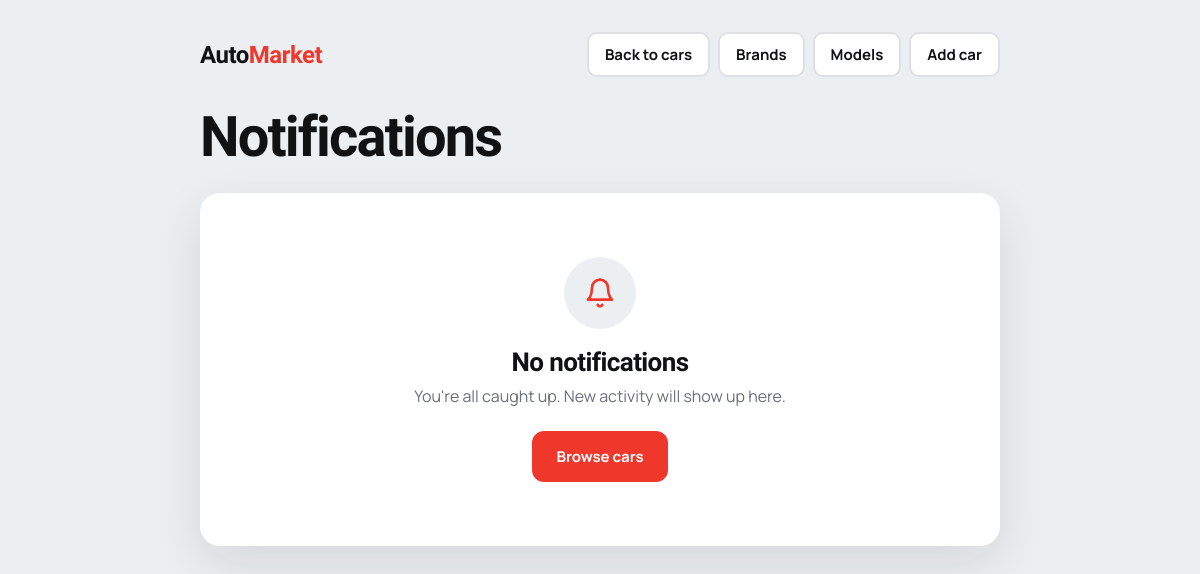
The page /notifications/ (signed in) on the database as committed earlier.
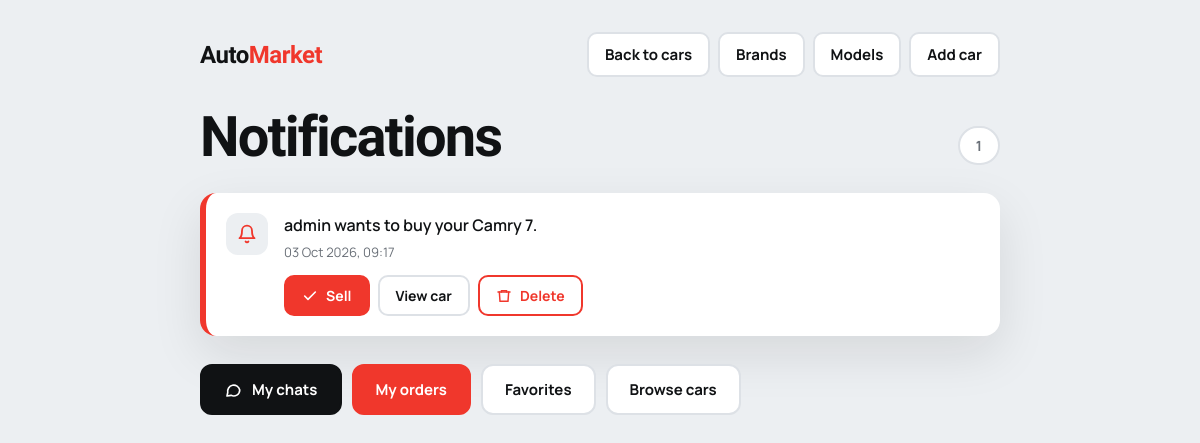
The same page on the database as committed later.
### users/models.py (models this page shows, shortened)
class Notification(models.Model):
    user = models.ForeignKey( User, on_delete=models.CASCADE, related_name="notifications")
    car = models.ForeignKey(Car, on_delete=models.CASCADE, related_name="notifications" , null=True, blank=True)
    order = models.ForeignKey( Order, on_delete=models.CASCADE, related_name="notification", null=True, blank=True)
    message = models.TextField()
    created_at = models.DateTimeField(auto_now_add=True)
    is_read = models.BooleanField(default=False)

### users/views.py (the view)
# urls.py: path("notifications/", NotificationListView.as_view(), name="notifications"),
class NotificationListView(LoginRequiredMixin, ListView):
    model = Notification
    template_name = "cars/notifications.html"
    context_object_name = "notifications"
    def get_queryset(self):
        return Notification.objects.filter(user=self.request.user).order_by("-created_at")

### users/templates/cars/notifications.html (shortened to what this page needs)
<!DOCTYPE html>
<html lang="en">
<head>
</head>
<body>
<div class="container">
    <div class="topbar">
        <div class="logo">Auto<b>Market</b></div>
        <nav class="top-links" aria-label="Useful links">
            <a class="back" href="{% url 'cars' %}">Back to cars</a>
            <a class="back" href="{% url 'brands' %}">Brands</a>
            <a class="back" href="{% url 'models' %}">Models</a>
            <a class="back" href="{% url 'add_car' %}">Add car</a>
        </nav>
    </div>
    <div class="title-row">
        <h1>Notifications</h1>
        {% if notifications %}
            <span class="count">{{ notifications|length }}</span>
        {% endif %}
    </div>
    {% if notifications %}
        <div class="list">
            {% for notification in notifications %}
                <article class="note">
                    <span class="ico">
                        <svg viewBox="0 0 24 24" fill="none" stroke="currentColor" stroke-width="2.2" stroke-linecap="round" stroke-linejoin="round" aria-hidden="true"><path d="M18 8a6 6 0 0 0-12 0c0 7-3 9-3 9h18s-3-2-3-9"/><path d="M13.7 21a2 2 0 0 1-3.4 0"/></svg>
                    </span>
                    <div class="note-body">
                        <p class="note-msg">{{ notification.message }}</p>
                        <time>{{ notification.created_at|date:"d M Y, H:i" }}</time>
                        <div class="note-actions">
                            {% if notification.car %}
                                <form method="post" action="{% url 'sell' notification.car.id notification.id %}"
                                      onsubmit="return confirm('Sell this car?');">
                                    <button type="submit" class="mini-btn mini-red">
                                        <svg viewBox="0 0 24 24" fill="none" stroke="currentColor" stroke-width="2.4" stroke-linecap="round" stroke-linejoin="round" aria-hidden="true"><path d="M20 6L9 17l-5-5"/></svg>
                                        Sell
                                    </button>
                                </form>
                                <a class="mini-btn mini-light" href="{% url 'car_detail' notification.car.id %}">View car</a>
                            {% endif %}
                            <a class="mini-btn mini-danger" href="{% url 'notification_delete' notification.id %}">
                                <svg viewBox="0 0 24 24" fill="none" stroke="currentColor" stroke-width="2.2" stroke-linecap="round" stroke-linejoin="round" aria-hidden="true"><path d="M3 6h18"/><path d="M8 6V4h8v2"/><path d="M19 6l-1 14H6L5 6"/></svg>
                                Delete
                            </a>
                        </div>
                    </div>
                </article>
            {% endfor %}
        </div>
        <div class="footer-actions">
            <a class="btn btn-dark" href="{% url 'my_chats' %}">
                <svg viewBox="0 0 24 24" fill="none" stroke="currentColor" stroke-width="2.2" stroke-linecap="round" stroke-linejoin="round" aria-hidden="true"><path d="M21 12a8 8 0 0 1-11.6 7.1L4 20l1-4.6A8 8 0 1 1 21 12z"/></svg>
                My chats
            </a>
            <a class="btn btn-red" href="{% url 'my_orders' %}">My orders</a>
            <a class="btn btn-light" href="{% url 'favorites' %}">Favorites</a>
            <a class="btn btn-light" href="{% url 'cars' %}">Browse cars</a>
        </div>
    {% else %}
        <div class="empty-box">
            <div class="ico">
                <svg viewBox="0 0 24 24" fill="none" stroke="currentColor" stroke-width="2" stroke-linecap="round" stroke-linejoin="round" aria-hidden="true"><path d="M18 8a6 6 0 0 0-12 0c0 7-3 9-3 9h18s-3-2-3-9"/><path d="M13.7 21a2 2 0 0 1-3.4 0"/></svg>
            </div>
            <h2>No notifications</h2>
            <p>You're all caught up. New activity will show up here.</p>
            <a class="btn btn-red" href="{% url 'cars' %}">Browse cars</a>
        </div>
    {% endif %}
</div>
</body>
</html>

Rows that differ between the two databases and show on the page:
added Notification: message "admin wants to buy your Camry 7.", created_at "03 Oct 2026, 09:17", shows "Sell"
Other text that changed with them:
{{ notifications|length }}: (not shown) → "1"
text no longer shown: "No notifications You're all caught up. New activity will show up here."
text now shown: "My chats My orders Favorites"
